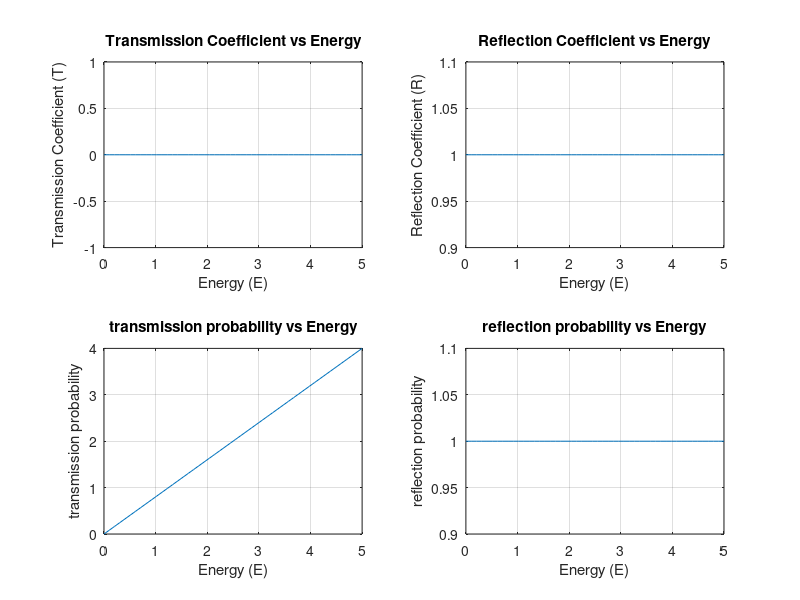

Reproduce this figure in MATLAB.
% Welcome to the Exciting MATLAB World!
% 🌟 Practice Session: HW - 05  Part 2🚀
% 🧠 Your Brain Gym: Tackling MATLAB with Seyed Mohammad Sajadi's Magic
% 🎯 Student Number: 402448040
% Ready, set, code! 💻✨

% Get a number
U0 = input('Enter the U0: ');

% Set initial data
E = linspace(0, U0, 50);
h = 4.13567e-15;
H = h / (2 * pi);

m1 = input('Enter the m1: ');
m2 = input('Enter the m2: ');

k1 = sqrt(2 * m1 * E / H^2);
k2 = sqrt(2 * m2 * (U0 - E) / H^2);

% Formula transmission, reflection coefficient
Transmission = 0;
Reflection = 1;

T = 4 ./ (1 + (k2 .* m1 ./ (k1 .* m2)).^2);
R = 1;


% Plotting
subplot(2, 2, 1); % Two rows, two columns, first plot
plot(E, repmat(Transmission, size(E)));
grid on;
xlabel('Energy (E)');
ylabel('Transmission Coefficient (T)');
title('Transmission Coefficient vs Energy');

subplot(2, 2, 2); % Two rows, two columns, second plot
plot(E,  repmat(Reflection, size(E)));
grid on;
xlabel('Energy (E)');
ylabel('Reflection Coefficient (R)');
title('Reflection Coefficient vs Energy');

subplot(2, 2, 3); % Two rows, two columns, third plot
plot(E, T);
grid on;
xlabel('Energy (E)');
ylabel('transmission probability');
title('transmission probability vs Energy');

subplot(2, 2, 4); % Two rows, two columns, fourth plot
plot(E,  repmat(R, size(E)));
grid on;
xlabel('Energy (E)');
ylabel('reflection probability');
title('reflection probability vs Energy');
